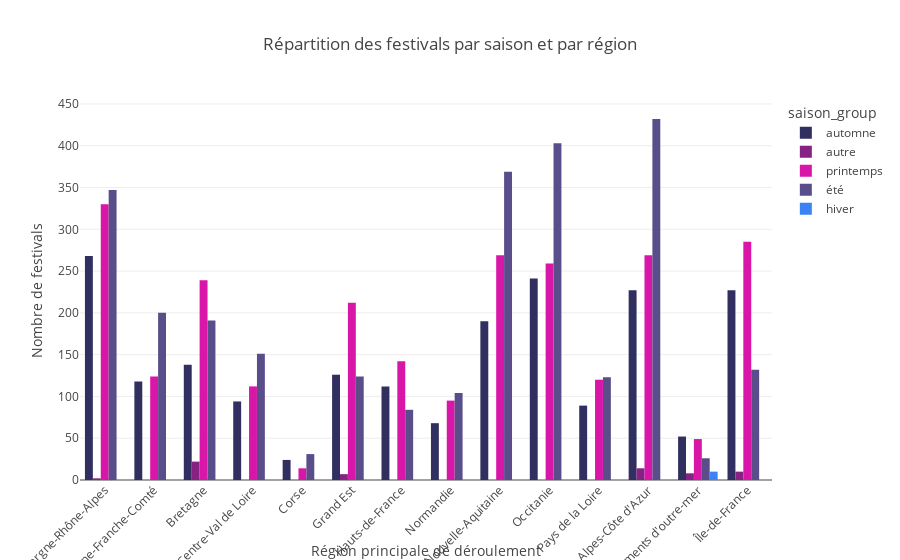

Notebook source saved alongside this figure:
### Code cell
# 1. Remplacer les valeurs manquantes par une valeur standard
df_festival['Période principale de déroulement du festival'] = df_festival['Période principale de déroulement du festival'].fillna('Inconnue')

# 2. Uniformiser casse et espaces
df_festival['Période principale de déroulement du festival'] = df_festival['Période principale de déroulement du festival'].str.lower().str.strip()

# 3. Corriger fautes de frappe
df_festival['Période principale de déroulement du festival'] = df_festival['Période principale de déroulement du festival'].replace({'ocotbre': 'octobre', 'variable selon les années' : 'variable','période variable selon les territoires' : 'variable'})


# Supposons que ton dataframe s'appelle df et la colonne s'appelle 'saisonnalité'

def saison_group(val):
    val = str(val).lower().strip()
    
    if 'avant-saison' in val:
        return 'printemps'
    elif 'après-saison' in val:
        return 'automne'
    elif val.startswith('saison') or 'juin' in val or 'juillet' in val or 'août' in val:
        return 'été'
    elif 'janvier' in val or 'février' in val or 'mars' in val or 'avril' in val or 'mai' in val:
        return 'printemps'
    elif 'septembre' in val or 'octobre' in val or 'novembre' in val:
        return 'automne'
    elif 'décembre' in val:
        return 'hiver'
    else:
        return 'autre'

df_festival['saison_group'] = df_festival['Période principale de déroulement du festival'].apply(saison_group)

#Groupement par region et saison

df_grouped = df_festival.groupby(['Région principale de déroulement', 'saison_group']).size().reset_index(name='Nombre de festivals')


# Compter le nombre de festivals par saison
saison_counts = df_festival['saison_group'].value_counts().reset_index()
saison_counts.columns = ['Saison', 'Nombre de festivals']

# Titre
st.subheader("📊 Répartition des festivals par saison")

fig = px.bar(
    df_grouped,
    x='Région principale de déroulement',
    y='Nombre de festivals',
    color='saison_group',
    color_discrete_sequence=["#312E60", "#852284", "#D816A8", "#5A4E8A", '#3B82F6'],
    title='Répartition des festivals par saison et par région',
    barmode='group',

)

fig.update_layout(xaxis_tickangle=-45)
fig.show()
# Affichage
st.plotly_chart(fig)

### Figure 1 — Plotly figure (JSON) as saved in the notebook; plotly's stock layout.template omitted (floating-point values rounded to 4 significant figures)
{"data": [{"alignmentgroup": "True", "hovertemplate": "saison_group=automne<br>Région principale de déroulement=%{x}<br>Nombre de festivals=%{y}<extra></extra>", "legendgroup": "automne", "marker": {"color": "#312E60", "pattern": {"shape": ""}}, "name": "automne", "offsetgroup": "automne", "orientation": "v", "showlegend": true, "textposition": "auto", "type": "bar", "x": ["Auvergne-Rhône-Alpes", "Bourgogne-Franche-Comté", "Bretagne", "Centre-Val de Loire", "Corse", "Grand Est", "Hauts-de-France", "Normandie", "Nouvelle-Aquitaine", "Occitanie", "Pays de la Loire", "Provence-Alpes-Côte d'Azur", "Territoires et départements d'outre-mer", "Île-de-France"], "xaxis": "x", "y": [268, 118, 138, 94, 24, 126, 112, 68, 190, 241, 89, 227, 52, 227], "yaxis": "y"}, {"alignmentgroup": "True", "hovertemplate": "saison_group=autre<br>Région principale de déroulement=%{x}<br>Nombre de festivals=%{y}<extra></extra>", "legendgroup": "autre", "marker": {"color": "#852284", "pattern": {"shape": ""}}, "name": "autre", "offsetgroup": "autre", "orientation": "v", "showlegend": true, "textposition": "auto", "type": "bar", "x": ["Auvergne-Rhône-Alpes", "Bretagne", "Grand Est", "Provence-Alpes-Côte d'Azur", "Territoires et départements d'outre-mer", "Île-de-France"], "xaxis": "x", "y": [2, 22, 7, 14, 8, 10], "yaxis": "y"}, {"alignmentgroup": "True", "hovertemplate": "saison_group=printemps<br>Région principale de déroulement=%{x}<br>Nombre de festivals=%{y}<extra></extra>", "legendgroup": "printemps", "marker": {"color": "#D816A8", "pattern": {"shape": ""}}, "name": "printemps", "offsetgroup": "printemps", "orientation": "v", "showlegend": true, "textposition": "auto", "type": "bar", "x": ["Auvergne-Rhône-Alpes", "Bourgogne-Franche-Comté", "Bretagne", "Centre-Val de Loire", "Corse", "Grand Est", "Hauts-de-France", "Normandie", "Nouvelle-Aquitaine", "Occitanie", "Pays de la Loire", "Provence-Alpes-Côte d'Azur", "Territoires et départements d'outre-mer", "Île-de-France"], "xaxis": "x", "y": [330, 124, 239, 112, 14, 212, 142, 95, 269, 259, 120, 269, 49, 285], "yaxis": "y"}, {"alignmentgroup": "True", "hovertemplate": "saison_group=été<br>Région principale de déroulement=%{x}<br>Nombre de festivals=%{y}<extra></extra>", "legendgroup": "été", "marker": {"color": "#5A4E8A", "pattern": {"shape": ""}}, "name": "été", "offsetgroup": "été", "orientation": "v", "showlegend": true, "textposition": "auto", "type": "bar", "x": ["Auvergne-Rhône-Alpes", "Bourgogne-Franche-Comté", "Bretagne", "Centre-Val de Loire", "Corse", "Grand Est", "Hauts-de-France", "Normandie", "Nouvelle-Aquitaine", "Occitanie", "Pays de la Loire", "Provence-Alpes-Côte d'Azur", "Territoires et départements d'outre-mer", "Île-de-France"], "xaxis": "x", "y": [347, 200, 191, 151, 31, 124, 84, 104, 369, 403, 123, 432, 26, 132], "yaxis": "y"}, {"alignmentgroup": "True", "hovertemplate": "saison_group=hiver<br>Région principale de déroulement=%{x}<br>Nombre de festivals=%{y}<extra></extra>", "legendgroup": "hiver", "marker": {"color": "#3B82F6", "pattern": {"shape": ""}}, "name": "hiver", "offsetgroup": "hiver", "orientation": "v", "showlegend": true, "textposition": "auto", "type": "bar", "x": ["Territoires et départements d'outre-mer"], "xaxis": "x", "y": [10], "yaxis": "y"}], "layout": {"barmode": "group", "legend": {"title": {"text": "saison_group"}, "tracegroupgap": 0}, "title": {"text": "Répartition des festivals par saison et par région"}, "xaxis": {"anchor": "y", "domain": [0, 1], "tickangle": -45, "title": {"text": "Région principale de déroulement"}}, "yaxis": {"anchor": "x", "domain": [0, 1], "title": {"text": "Nombre de festivals"}}}}
